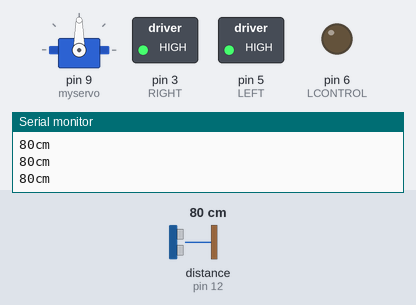
The sketch below on a simulated Arduino Uno, built with avr-gcc and run on an emulated ATmega328P. Parts: servo, switched loads named in the sketch (green lamp = pin HIGH), output pins drawn as LEDs (lit = HIGH), the last lines printed to the serial monitor. The test bench sets the inputs (shaded band); at power-on: distance to the obstacle (sensor on pin 12) 80 cm. The echo pulse lasts 58.3 µs per cm.

Above: at 3.7 s.
3.8 s: distance to the obstacle (sensor on pin 12) set to 43 cm
5.3 s: distance to the obstacle (sensor on pin 12) set to 37 cm
At 5.7 s:
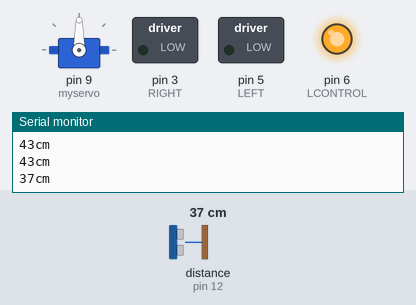
8.3 s: distance to the obstacle (sensor on pin 12) set to 60 cm
At 9.0 s:
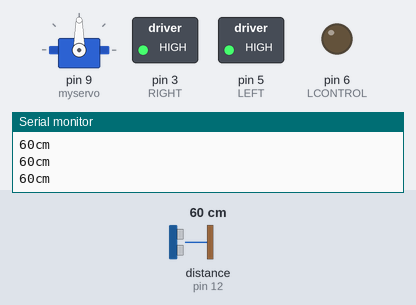
10.1 s: distance to the obstacle (sensor on pin 12) set to 2 cm
At 11.21 s:
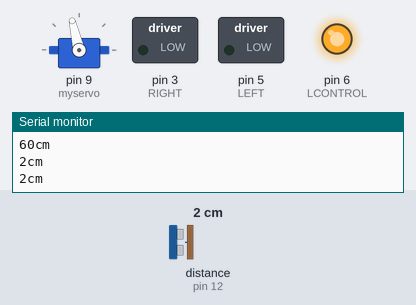
Timing chart, 0 to 14.1 s (numbered marks = the images above; inputs shaded):
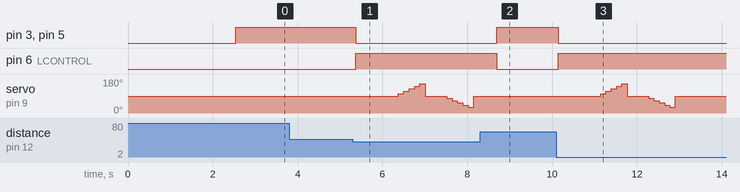

The sketch:

Auto_RC.ino
```cpp
/*
  This program allows a toy car to avoid obstacles by
  claculating obstacle distance using a distance sensor.
  The program will decide if the toy car turns left or
  right based on the average distance at each side. This
  program requires two libraries:
  one to control the ultrasonic sensor ("SR04.h") and
  another one to control the servo motor (Servo.h)
*/

#include "SR04.h" // library for ultrasonic sensor.
#include <Servo.h> // library for servo motor.

#define TRIG_PIN 12 //Pins for sensor.
#define ECHO_PIN 11

SR04 sr04 = SR04(ECHO_PIN,TRIG_PIN);
long distance;
bool runProgram = true;

float left_ave = 0; // Average distance when sensor points left.
float right_ave = 0; // Average distance when the sensor points right.

Servo myservo; // Variable to control servo.
int looking;

void setup() {

   #define RIGHT 3 // Pin 3 controls right motors.
   #define LEFT 5 // Pin 5 powers left motors.
   #define LCONTROL 6 // Pin 6 cuts power to left motors.

   pinMode (RIGHT, OUTPUT); // These pins are outputs of power.
   pinMode (LEFT, OUTPUT);
   pinMode (LCONTROL, OUTPUT);

   myservo.attach(9); // Pin 9 for servo.
   myservo.write(90); // Position for servo in degrees.
   Serial.begin(9600);
   delay(2500);
}

void loop() {

   int counter  = 0; // counter control for while loops.

   looking = 90; // variable for servo position.

   distance = sr04.Distance(); // distance calculated by sensor.
   Serial.print(distance);
   Serial.println("cm");
   delay(10);

    if (distance <= 40){ // if distance is less than or equal to 40 cm then:

      digitalWrite (RIGHT, LOW); //Lines 49-51 stop the toy car.
      digitalWrite (LEFT, LOW);
      digitalWrite (LCONTROL, HIGH);
      delay(1000);

 //-------------------------------------------------------------------------------------------------------------
      while (counter < 5){ // looking to the left loop.

        looking += 13; // variable looking will change at a rate of 13 degrees.
        myservo.write(looking);

        distance = sr04.Distance();
        Serial.print(distance);
        Serial.println("cm");
        delay(100); // time servo will stay at the given angle.

        counter += 1;
        left_ave += distance; // Sum of distances collected.
      } //end of left looking loop.

      looking = 90;
      myservo.write(looking);
      left_ave = left_ave / counter; // calculating the left average.
      delay(500);
      counter = 0;
//--------------------------------------------------------------------------------------------------------------
      while (counter < 5){ // looking to the right loop. Same as previous just servo is pointing to the right.

        looking -= 12; // changing the servo position by a rate of 12 degrees.
        myservo.write(looking);

        distance = sr04.Distance();
        Serial.print(distance);
        Serial.println("cm");
        delay(100);

        counter += 1;
        right_ave += distance;
      } // end of right looking loop.

      looking = 90;
      myservo.write(looking);
      right_ave = right_ave / (counter);
      delay(500);
//--------------------------------------------------------------------------------------------------------------

          if (right_ave > left_ave){ // If true then turn right.
            digitalWrite(LCONTROL, LOW);
            digitalWrite(LEFT, HIGH);
            delay (1000);// time turning right. *Improve (2)
            looking = 90;
          }
          else if (left_ave > right_ave){ //if true then turn left.
            digitalWrite(RIGHT, HIGH);
            delay (1000);// time turning left. *Improve (2)
            looking = 90;
          }
          else if (left_ave == right_ave)
          {
             looking = 90;
             myservo.write(looking);
             // *Improve (4): make the car randomly turn or do reverse.
          }

      }// end of if (distance <= 40).

    else { //when distance > 40 cm car moves forward.
      digitalWrite (LEFT, HIGH);
      digitalWrite (LCONTROL, LOW);
      digitalWrite (RIGHT, HIGH);
      looking = 90;
      myservo.write(looking);
      int counter = 0; //counter set to 0 so loops can run again.
    }


    /*
      IMPROVE LIST:

      1) Fix angular obstacles. --> We'll work on this.

          To improve the detenction of angular obstacles, I plan to create another 'if' condition to
          help detect such obstacles.It appears to be happening that everytime the soundwaves hit a
          surface that relfects them in the wrong direction (left(angle)) or simply away from the sound
          receiver, the distance detected by the sensor is generally greater than 2000 cm or 20 m, thing
          that is exagerated but consisten. This wrong information makes the computer to take wrong
          desicions while deciding where to turn, sometimes there is more space in one side than in the
          other but the car turns to the side where there is the least space beacuse the sound waves hit
          an angular obstacle and thus distance is mistakenly read as more than 2000 cm. The fact that this wrong
          reading by the sensor always detects a hughe value when there is an angular obstacle is helpful
          because I could make a condition using 'if' that will detect when the distance is exagerated and
          make the car to ignore that piece of data when making turning desicions. Also, I could even make the car
          turn* towards the angular obstacle to face it and aquratelly measure the dinstance.

          1* To make the car turn towards an specific obstacle, I should be able to know what time it takes
          the car to turn 1 degree. That way I could control the time neccessary for the vehicle to turn to
          certain angle based on the angle of the servo at the moment the sensor detects the desired obstacle to turn to.
          Also it would be very helpful to make the car to be able to do reverse, that will allow the effectiveness
          of the turning system of the vehicle.

      2) Fix turning time. --> We'll work on this as well.

          Fixing turning time is imprtant since it will allow the car to precisely avoid objects while performing
          a turn specially in tight spaces. The tighter the space (the closer the obstacles in both sides) then
          the less time the car will turn. The greater the space, the more time the car will turn but with some
          restrictions because I don't want it to crash with another obstacle while turning. It would be helpful
          to add some code for the car to look around for obstacles as it turns. Also, it would help if the computer
          would know the specific place the car should turn (this, at a more advanced level).

      For later:

      3) Fix deviation to the right.

      4) Make reverse.

      5) Crash sensor.

      6) Floor level sensor.
    */
}
```

Measured:
- the behaviour switches between 41 and 40 cm on distance to the obstacle (sensor on pin 12) (found by bisection; images 0 and 1)
- after the input at 5.3 s, pin 3 (RIGHT), pin 5 (LEFT): HIGH → LOW after 0.07 s; pin 6 (LCONTROL): LOW → HIGH after 0.07 s; servo on pin 9 (myservo): 90° → 103° after 1.1 s, → 116° 0.13 s later, → 129° 0.13 s later, → 142° 0.13 s later, … (12 changes in this stretch)
- after the input at 8.3 s, pin 3 (RIGHT), pin 5 (LEFT): LOW → HIGH after 0.39 s; pin 6 (LCONTROL): HIGH → LOW after 0.39 s; servo on pin 9 (myservo): stays 90° (without the input it goes to 103° after 1.4 s)
- after the input at 10.1 s, pin 3 (RIGHT), pin 5 (LEFT): HIGH → LOW at once; pin 6 (LCONTROL): LOW → HIGH at once; servo on pin 9 (myservo): 90° → 103° after 1.0 s, → 116° 0.13 s later, → 129° 0.13 s later, → 142° 0.13 s later, … (12 changes in this stretch)
